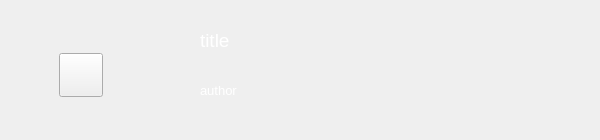
<?xml version="1.0" encoding="UTF-8"?>
<ui version="4.0">
 <class>musicForm</class>
 <widget class="QWidget" name="musicForm">
  <property name="geometry">
   <rect>
    <x>0</x>
    <y>0</y>
    <width>600</width>
    <height>140</height>
   </rect>
  </property>
  <property name="sizePolicy">
   <sizepolicy hsizetype="Preferred" vsizetype="Fixed">
    <horstretch>0</horstretch>
    <verstretch>0</verstretch>
   </sizepolicy>
  </property>
  <property name="font">
   <font>
    <pointsize>10</pointsize>
   </font>
  </property>
  <property name="windowTitle">
   <string>Form</string>
  </property>
  <widget class="QLabel" name="label_music_author">
   <property name="geometry">
    <rect>
     <x>200</x>
     <y>80</y>
     <width>150</width>
     <height>20</height>
    </rect>
   </property>
   <property name="font">
    <font>
     <pointsize>10</pointsize>
    </font>
   </property>
   <property name="styleSheet">
    <string notr="true">Color:White;
background:transparent;</string>
   </property>
   <property name="text">
    <string>author</string>
   </property>
   <property name="alignment">
    <set>Qt::AlignLeading|Qt::AlignLeft|Qt::AlignVCenter</set>
   </property>
  </widget>
  <widget class="QPushButton" name="pushButton">
   <property name="geometry">
    <rect>
     <x>59</x>
     <y>53</y>
     <width>44</width>
     <height>44</height>
    </rect>
   </property>
   <property name="styleSheet">
    <string notr="true">
background-image: url(:/resource/play.png);
</string>
   </property>
   <property name="text">
    <string/>
   </property>
  </widget>
  <widget class="QLabel" name="label_icon">
   <property name="geometry">
    <rect>
     <x>20</x>
     <y>14</y>
     <width>112</width>
     <height>112</height>
    </rect>
   </property>
   <property name="styleSheet">
    <string notr="true">background:transparent;
border-radius: 5px;</string>
   </property>
   <property name="text">
    <string/>
   </property>
  </widget>
  <widget class="QLabel" name="label_music_title">
   <property name="geometry">
    <rect>
     <x>200</x>
     <y>20</y>
     <width>400</width>
     <height>40</height>
    </rect>
   </property>
   <property name="font">
    <font>
     <pointsize>14</pointsize>
    </font>
   </property>
   <property name="styleSheet">
    <string notr="true">Color:White;
background:transparent;</string>
   </property>
   <property name="text">
    <string>title</string>
   </property>
   <property name="alignment">
    <set>Qt::AlignLeading|Qt::AlignLeft|Qt::AlignVCenter</set>
   </property>
  </widget>
  <zorder>label_music_author</zorder>
  <zorder>label_icon</zorder>
  <zorder>label_music_title</zorder>
  <zorder>pushButton</zorder>
 </widget>
 <resources/>
 <connections/>
</ui>
